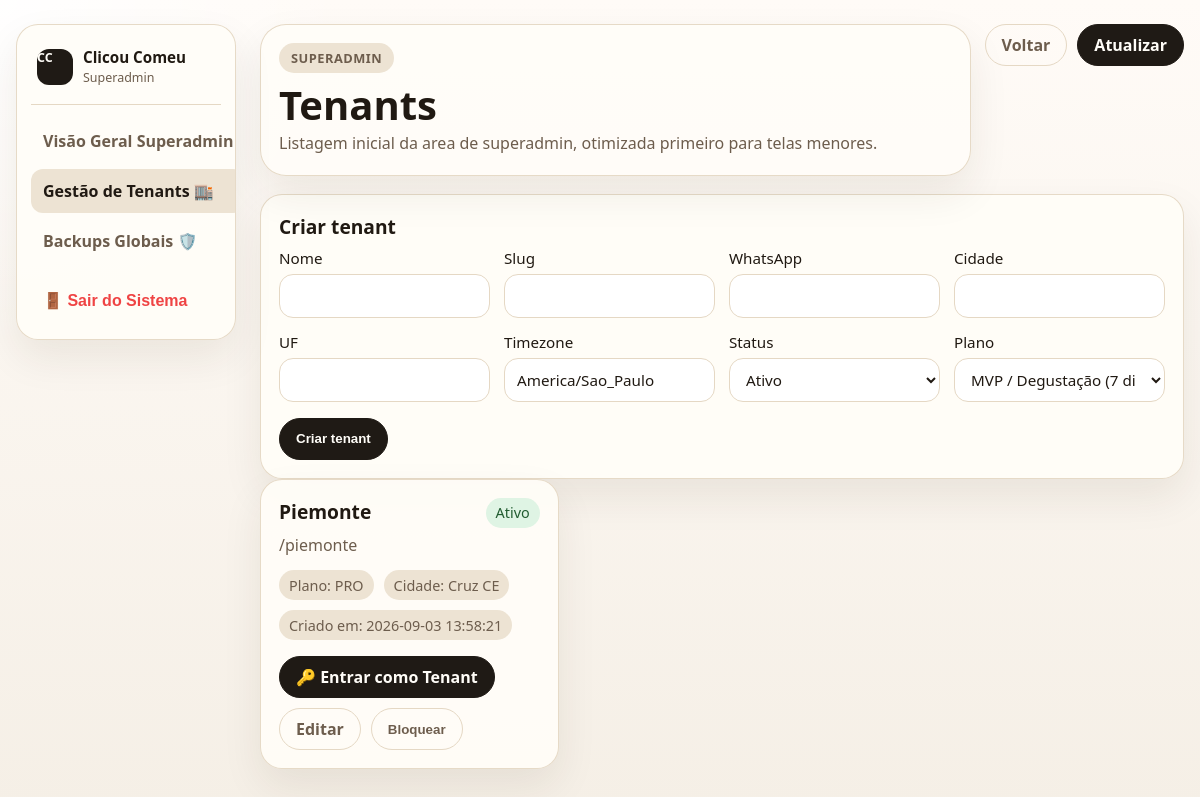
Page /admin/tenants (signed in) on the earlier database version.
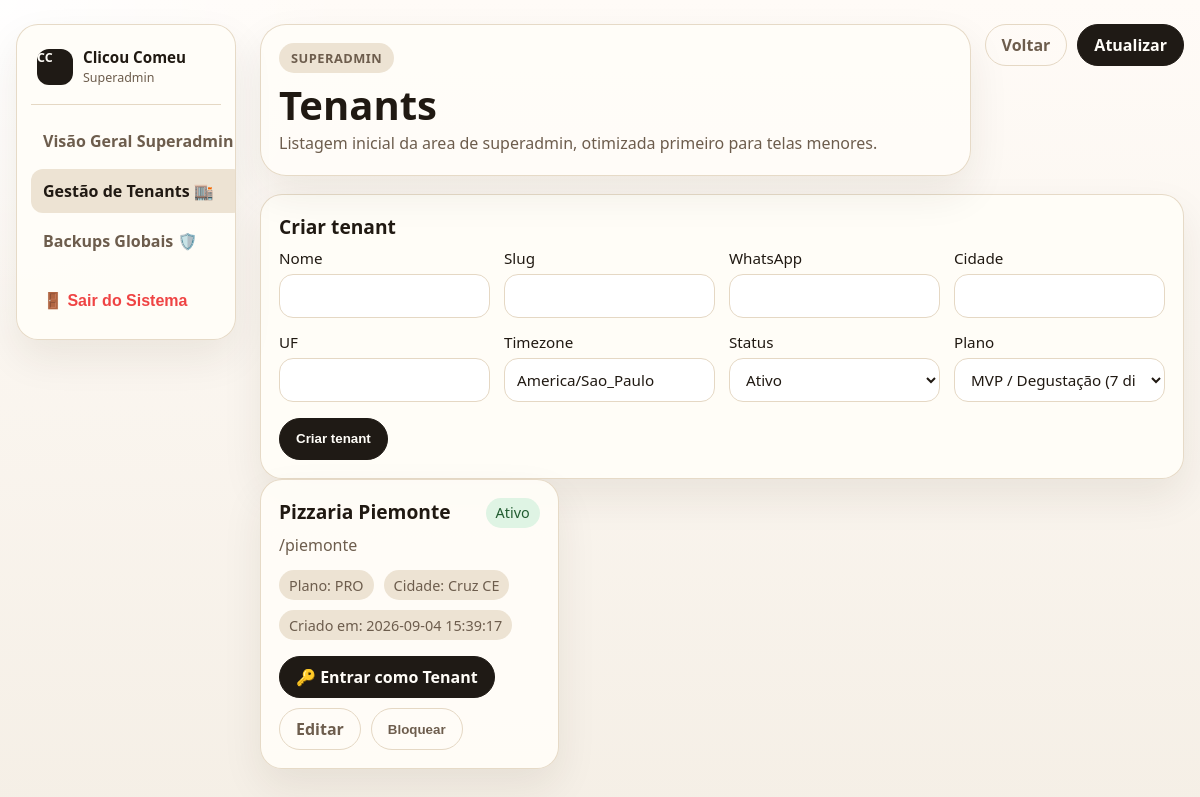
Same page on the later database version.
### tables this page shows
CREATE TABLE `tenants` (
  `id` bigint unsigned NOT NULL AUTO_INCREMENT,
  `nome` varchar(150) NOT NULL,
  `slug` varchar(120) NOT NULL,
  `razao_social` varchar(180) DEFAULT NULL,
  `documento` varchar(30) DEFAULT NULL,
  `telefone` varchar(30) DEFAULT NULL,
  `whatsapp` varchar(30) DEFAULT NULL,
  `email` varchar(150) DEFAULT NULL,
  `logo` varchar(255) DEFAULT NULL,
  `cor_primaria` varchar(20) DEFAULT NULL,
  `cor_secundaria` varchar(20) DEFAULT NULL,
  `endereco` varchar(255) DEFAULT NULL,
  `cidade` varchar(100) DEFAULT NULL,
  `uf` char(2) DEFAULT NULL,
  `timezone` varchar(80) NOT NULL DEFAULT 'America/Sao_Paulo',
  `status` enum('ativo','bloqueado','cancelado') NOT NULL DEFAULT 'ativo',
  `plano` varchar(50) DEFAULT NULL,
  `criado_em` datetime NOT NULL DEFAULT CURRENT_TIMESTAMP,
  `atualizado_em` datetime NOT NULL DEFAULT CURRENT_TIMESTAMP ON UPDATE CURRENT_TIMESTAMP,
  PRIMARY KEY (`id`),
  UNIQUE KEY `slug` (`slug`)
);

### app/Views/admin/tenants.php (the view, shortened to what the rows shown need)
<!DOCTYPE html>
<html lang="pt-BR">
<head>
    <link rel="stylesheet" href="<?= htmlspecialchars(asset('assets/css/backoffice.css'), ENT_QUOTES, 'UTF-8') ?>">
</head>
<body class="backoffice-body">
    <main class="backoffice-shell">
        <div class="backoffice-layout">
            <?php $backofficeSection = 'tenants'; require __DIR__ . '/../partials/backoffice-sidebar.php'; ?>
            <div class="backoffice-content">
        <header class="backoffice-topbar">
            <div class="backoffice-brand">
                <span class="backoffice-kicker">Superadmin</span>
                <h1 class="backoffice-title">Tenants</h1>
                <p class="backoffice-subtitle">Listagem inicial da area de superadmin, otimizada primeiro para telas menores.</p>
            </div>
            <div class="backoffice-actions">
                <a class="bo-link bo-link-secondary" href="/admin">Voltar</a>
                <a class="bo-link bo-link-primary" href="/admin/tenants">Atualizar</a>
            </div>
        </header>
        <section class="bo-panel">
            <h2 class="bo-section-title">Criar tenant</h2>
            <form method="post" action="/admin/tenants">
                <div class="bo-form-grid bo-form-grid-4">
                    <label class="bo-field">
                        Nome
                        <input name="nome" value="<?= htmlspecialchars((string) ($form['nome'] ?? ''), ENT_QUOTES, 'UTF-8') ?>" required>
                    </label>
                    <label class="bo-field">
                        Slug
                        <input name="slug" value="<?= htmlspecialchars((string) ($form['slug'] ?? ''), ENT_QUOTES, 'UTF-8') ?>" required>
                    </label>
                    <label class="bo-field">
                        WhatsApp
                        <input name="whatsapp" value="<?= htmlspecialchars((string) ($form['whatsapp'] ?? ''), ENT_QUOTES, 'UTF-8') ?>">
                    </label>
                    <label class="bo-field">
                        Cidade
                        <input name="cidade" value="<?= htmlspecialchars((string) ($form['cidade'] ?? ''), ENT_QUOTES, 'UTF-8') ?>">
                    </label>
                    <label class="bo-field">
                        UF
                        <input name="uf" maxlength="2" value="<?= htmlspecialchars((string) ($form['uf'] ?? ''), ENT_QUOTES, 'UTF-8') ?>">
                    </label>
                    <label class="bo-field">
                        Timezone
                        <input name="timezone" value="<?= htmlspecialchars((string) ($form['timezone'] ?? 'America/Sao_Paulo'), ENT_QUOTES, 'UTF-8') ?>" required>
                    </label>
                    <label class="bo-field">
                        Status
                        <select name="status">
                            <?php foreach (['ativo' => 'Ativo', 'bloqueado' => 'Bloqueado', 'cancelado' => 'Cancelado'] as $value => $label): ?>
                                <option value="<?= htmlspecialchars($value, ENT_QUOTES, 'UTF-8') ?>" <?= (($form['status'] ?? 'ativo') === $value) ? 'selected' : '' ?>><?= htmlspecialchars($label, ENT_QUOTES, 'UTF-8') ?></option>
                            <?php endforeach; ?>
                        </select>
                    </label>
                    <label class="bo-field">
                        Plano
                        <select name="plano">
                            <?php foreach (['mvp' => 'MVP / Degustação (7 dias)', 'starter' => 'Starter (R$ 49/mês)', 'pro' => 'Pro (R$ 99/mês)', 'enterprise' => 'Enterprise (Sob Consulta)'] as $value => $label): ?>
                                <option value="<?= htmlspecialchars($value, ENT_QUOTES, 'UTF-8') ?>" <?= (($form['plano'] ?? 'mvp') === $value) ? 'selected' : '' ?>><?= htmlspecialchars($label, ENT_QUOTES, 'UTF-8') ?></option>
                            <?php endforeach; ?>
                        </select>
                    </label>
                </div>
                <div class="bo-form-actions">
                    <button class="bo-btn bo-btn-primary" type="submit">Criar tenant</button>
                </div>
            </form>
        </section>
        <?php if ($tenants === []): ?>
            <div class="bo-empty">
                <strong>Nenhum tenant encontrado.</strong>
            </div>
        <?php else: ?>
            <section class="bo-cards-grid">
                <?php foreach ($tenants as $tenant): ?>
                    <?php $status = (string) ($tenant['status'] ?? 'ativo'); ?>
                    <article class="bo-card">
                        <div class="backoffice-topbar" style="margin-bottom: 0;">
                            <div>
                                <h2 class="bo-card-title"><?= htmlspecialchars((string) $tenant['nome'], ENT_QUOTES, 'UTF-8') ?></h2>
                                <p class="bo-card-text">/<?= htmlspecialchars((string) $tenant['slug'], ENT_QUOTES, 'UTF-8') ?></p>
                            </div>
                            <span class="bo-badge bo-badge-<?= htmlspecialchars($status, ENT_QUOTES, 'UTF-8') ?>">
                                <?= htmlspecialchars(ucfirst($status), ENT_QUOTES, 'UTF-8') ?>
                            </span>
                        </div>
                        <div class="bo-meta-row">
                            <?php
                            $planoKey = (string) ($tenant['plano'] ?? 'mvp');
                            ?>
                            <span class="bo-chip">Plano: <?= htmlspecialchars(strtoupper($planoKey), ENT_QUOTES, 'UTF-8') ?></span>
                            <span class="bo-chip">Cidade: <?= htmlspecialchars(trim(((string) ($tenant['cidade'] ?? '')) . ' ' . ((string) ($tenant['uf'] ?? ''))), ENT_QUOTES, 'UTF-8') ?: 'n/d' ?></span>
                            <span class="bo-chip">Criado em: <?= htmlspecialchars((string) ($tenant['criado_em'] ?? 'n/d'), ENT_QUOTES, 'UTF-8') ?></span>
                        </div>
                        <div class="bo-form-actions" style="flex-wrap: wrap;">
                            <a class="bo-link bo-link-primary" href="/admin/tenants/<?= (int) $tenant['id'] ?>/acessar">🔑 Entrar como Tenant</a>
                            <a class="bo-link bo-link-secondary" href="/admin/tenants/<?= (int) $tenant['id'] ?>/editar">Editar</a>
                            <?php if ($status !== 'ativo'): ?>
                                <form class="bo-inline-form" method="post" action="/admin/tenants/<?= (int) $tenant['id'] ?>/ativar">
                                    <input type="hidden" name="_csrf" value="<?= htmlspecialchars((string) $csrfToken, ENT_QUOTES, 'UTF-8') ?>">
                                    <button class="bo-btn bo-btn-primary" type="submit">Ativar</button>
                                </form>
                            <?php else: ?>
                                <form class="bo-inline-form" method="post" action="/admin/tenants/<?= (int) $tenant['id'] ?>/bloquear">
                                    <button class="bo-btn bo-btn-secondary" type="submit">Bloquear</button>
                                </form>
                            <?php endif; ?>
                        </div>
                    </article>
                <?php endforeach; ?>
            </section>
        <?php endif; ?>
            </div>
        </div>
    </main>
</body>
</html>

### app/Helpers/Router.php (shortened to what the rows shown need)
<?php
class Router
{
    private array $routes = [];
    public function dispatch(Request $request, Response $response, Container $container): void
    {
        $method = $request->method();
        $path = rtrim($request->path(), '/') ?: '/';
        foreach ($this->routes[$method] ?? [] as $route) {
            $params = $this->match($route['path'], $path);
            if ($params === null) {
                continue;
            }
            $handler = $route['handler'];
            if (is_array($handler)) {
                [$class, $action] = $handler;
                $controller = $container->has($class) ? $container->get($class) : new $class($container);
                $controller->{$action}($request, $response, $params);
                return;
            }
            return;
        }
    }
    private function addRoute(string $method, string $path, callable|array $handler, array $middleware): void
    {
        $this->routes[$method][] = [
            'path' => rtrim($path, '/') ?: '/',
            'handler' => $handler,
            'middleware' => $middleware,
        ];
    }
    private function match(string $routePath, string $path): ?array
    {
        $pattern = preg_replace('#\{([a-zA-Z_][a-zA-Z0-9_]*)\}#', '(?P<$1>[^/]+)', $routePath);
        $pattern = '#^' . $pattern . '$#';
        if (!preg_match($pattern, $path, $matches)) {
            return null;
        }
        return array_filter($matches, static fn ($key): bool => !is_int($key), ARRAY_FILTER_USE_KEY);
    }
}

Differences in the rows shown:
removed tenants: nome "Piemonte", slug "piemonte", status "Ativo", plano "PRO", cidade+uf "Cruz CE", criado_em "2026-09-03 13:58:21"
added tenants: nome "Pizzaria Piemonte", slug "piemonte", status "Ativo", plano "PRO", cidade+uf "Cruz CE", criado_em "2026-09-04 15:39:17"
